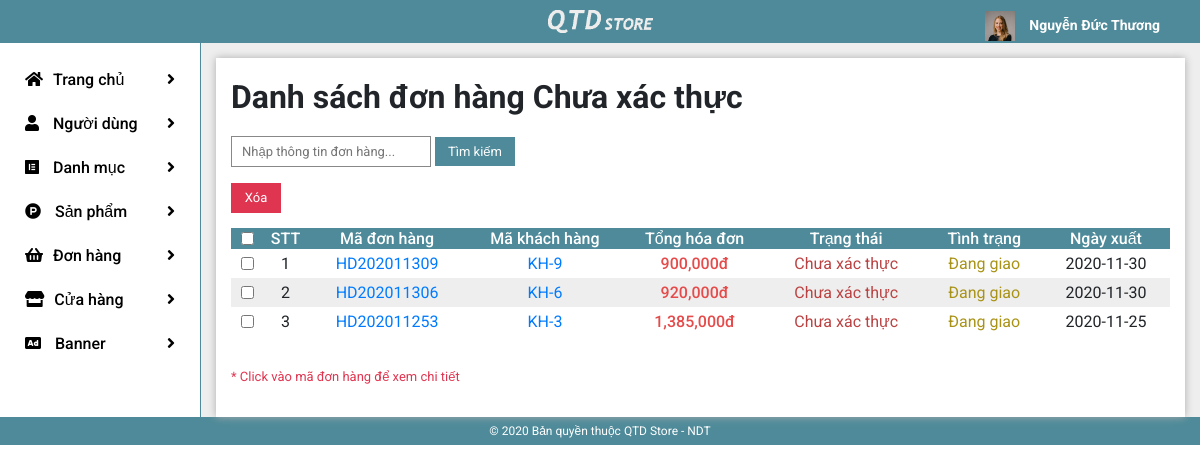
Screenshot of /admin/index.php?mod=bill&action=not_active (signed in) with the database file from the repository.
### tables this page shows
CREATE TABLE `tbl_users` (
  `user_id` int(11) NOT NULL,
  `username` varchar(32) NOT NULL,
  `password` varchar(50) NOT NULL,
  `first_name` varchar(30) NOT NULL,
  `last_name` varchar(7) NOT NULL,
  `date_of_birth` date DEFAULT NULL,
  `gender` enum('male','female','','') NOT NULL,
  `phone` varchar(11) NOT NULL,
  `email` varchar(50) NOT NULL,
  `position` enum('member','salesman','manager') NOT NULL DEFAULT 'member',
  `address` varchar(100) DEFAULT NULL,
  `img_id` int(11) DEFAULT 1,
  `active_token` varchar(40) DEFAULT NULL,
  `is_active` enum('0','1') NOT NULL DEFAULT '0',
  `reset_token` varchar(40) DEFAULT NULL,
  `reg_date` date NOT NULL DEFAULT current_timestamp(),
  `region_id` int(11) DEFAULT NULL
);

CREATE TABLE `tbl_customer_bill` (
  `customer_bill_id` int(11) NOT NULL,
  `customer_id` int(11) NOT NULL,
  `bill_id` int(11) NOT NULL
);

CREATE TABLE `tbl_bill` (
  `bill_id` int(11) NOT NULL,
  `bill_code` varchar(50) NOT NULL,
  `discount_id` int(11) DEFAULT NULL,
  `delivery_fee_id` int(11) DEFAULT NULL,
  `method_pay` enum('0','1') NOT NULL DEFAULT '0',
  `shipping_code` varchar(20) DEFAULT NULL,
  `bill_date` date NOT NULL DEFAULT current_timestamp(),
  `total` float NOT NULL DEFAULT 0,
  `num_order` int(5) NOT NULL DEFAULT 0,
  `bill_status` enum('0','1') NOT NULL DEFAULT '0',
  `bill_condition` enum('0','1') NOT NULL DEFAULT '0'
);

### admin/libraries/database.php (called while the page is built, shortened)
<?php
function db_query($query_string) {
    global $conn;
    $result = mysqli_query($conn, $query_string);
    return $result;
}
function db_fetch_row($query_string) {
    $mysqli_result = db_query($query_string);
    $result = mysqli_fetch_assoc($mysqli_result);
    return $result;
}
function db_fetch_array($query_string) {
    $result = array();
    $mysqli_result = db_query($query_string);
    while ($row = mysqli_fetch_assoc($mysqli_result)) {
        $result[] = $row;
    }
    return $result;
}

### admin/modules/bill/controllers/indexController.php (called while the page is built, shortened)
<?php
function not_activeAction()
{
    $list_bill = get_list_not_active_bill();
    $data['list_bill'] = $list_bill;
    load_view('not_active', $data);
}

### admin/core/router.php (called while the page is built, shortened)
<?php
$action_name = get_action().'Action';
call_function(array('construct', $action_name));

### admin/core/appload.php (called while the page is built, shortened)
<?php
require CONFIGPATH . DIRECTORY_SEPARATOR . 'database.php';
require LIBPATH . DIRECTORY_SEPARATOR . 'database.php';
require COREPATH . DIRECTORY_SEPARATOR . 'base.php';
require COREPATH . DIRECTORY_SEPARATOR . 'router.php';

### admin/index.php (called while the page is built, shortened)
<?php
require COREPATH.DIRECTORY_SEPARATOR.'appload.php';

### admin/helper/format.php (called while the page is built)
<?php
function currency_format($number, $suffix = 'đ'){
    return number_format($number).$suffix;
}

### admin/modules/bill/views/not_activeView.php (the view, shortened to what this page needs)
<?php
get_header()
?>
<head>
    <link rel="stylesheet" href="public/css/form-search.css">
    <link rel="stylesheet" href="public/css/table.css">
    <link rel="stylesheet" href="public/css/bill.css">
</head>
<div id="wp-content">
    <div class="container-fluid">
        <div class="row">
            <div class="col-lg-2 sidebar">
                <?php get_sidebar() ?>
            </div>
            <div class="col-lg-10 content">
                <div class="main-content">
                    <h1>Danh sách đơn hàng Chưa xác thực</h1>
                    <form action="" method="get">
                        <input type="text" name="search" placeholder="Nhập thông tin đơn hàng..." id="search-box">
                        <input type="submit" name="btn_search" id="search" value="Tìm kiếm">
                    </form>
                    <form action="" method="post">
                        <button type="submit" name="btn_del" id="del">Xóa</button>
                        <table>
                            <thead>
                                <tr>
                                    <td>
                                        <input type="checkbox" name="select_all" id="select-all">
                                    </td>
                                    <td>STT</td>
                                    <td>Mã đơn hàng</td>
                                    <td>Mã khách hàng</td>
                                    <td>Tổng hóa đơn</td>
                                    <td>Trạng thái</td>
                                    <td>Tình trạng</td>
                                    <td>Ngày xuất</td>
                                </tr>
                            </thead>
                            <tbody>
                                <?php
                                $temp = 0;
                                foreach ($list_bill as $bill) {
                                    $temp++;
                                ?>
                                    <tr>
                                        <td>
                                            <input type="checkbox" name="select[]" id="select-<?php echo $bill['bill_id'] ?>">
                                        </td>
                                        <td><?php echo $temp ?></td>
                                        <td><a href="?mod=bill&action=detail&id=<?php echo $bill['bill_id'] ?>"><?php echo $bill['bill_code'] ?></a></td>
                                        <td><a href="?mod=customer&action=detail&id=<?php echo $bill['customer_id'] ?>">KH-<?php echo $bill['customer_id'] ?></a></td>
                                        <td><span class="price"><?php echo currency_format($bill['total']) ?></span></td>
                                        <td><?php echo check_status($bill['bill_id']) ?></td>
                                        <td><?php echo check_condition($bill['bill_id']) ?></td>
                                        <td><?php echo $bill['bill_date'] ?></td>
                                    </tr>
                                <?php
                                }
                                ?>
                            </tbody>
                        </table>
                    </form>
                    <p>
                        <span class="alert">* Click vào mã đơn hàng để xem chi tiết</span>
                    </p>
                </div>
            </div>
        </div>
    </div>
</div>
<?php
get_footer()
?>

### admin/core/base.php (shortened to what this page needs)
<?php
function get_module() {
    global $config;
    $module = isset($_GET['mod']) ? $_GET['mod'] : $config['default_module'];
    return $module;
}
function call_function($list_function = array()) {
    if (is_array($list_function)) {
        foreach ($list_function as $f) {
            if (function_exists($f())) {
                $f();
            }
        }
    }
}
function load_view($name, $data_send = array()) {
    $data = $data_send;
    $path = MODULESPATH . DIRECTORY_SEPARATOR . get_module() . DIRECTORY_SEPARATOR . 'views' . DIRECTORY_SEPARATOR . $name . 'View.php';
    if (file_exists($path)) {
        require $path;
    } else {
        echo "Không tìm thấy {$path}";
    }
}
function get_header($name = '') {
    if (empty($name)) {
        $name = 'header';
    } else {
        $name = "header-{$name}";
    }
    $path = LAYOUTPATH . DIRECTORY_SEPARATOR . $name . '.php';
    if (file_exists($path)) {
        require $path;
    } else {
        echo "Không tìm thấy {$path}";
    }
}
function get_footer($name = '') {
    if (empty($name)) {
        $name = 'footer';
    } else {
        $name = "footer-{$name}";
    }
    $path = LAYOUTPATH . DIRECTORY_SEPARATOR . $name . '.php';
    if (file_exists($path)) {
        require $path;
    } else {
        echo "Không tìm thấy {$path}";
    }
}
function get_sidebar($name = '') {
    if (empty($name)) {
        $name = 'sidebar';
    } else {
        $name = "sidebar-{$name}";
    }
    $path = LAYOUTPATH . DIRECTORY_SEPARATOR . $name . '.php';
    if (file_exists($path)) {
        require $path;
    } else {
        echo "Không tìm thấy {$path}";
    }
}
?>

### admin/layout/header.php (shortened to what this page needs)
<html lang="en">
<head>
    <link rel="stylesheet" href="public/css/all.css">
    <link rel="stylesheet" href="public/css/reset.css">
    <link rel="stylesheet" href="public/css/bootstrap-grid.min.css">
    <link rel="stylesheet" href="public/css/main.css">
</head>
<body>
    <div id="wrapper">
        <div id="header">
            <div class="container-fluid">
                <div class="col-lg-5 col-md-4 col-sm-4 col-3">
                </div>
                <div class="col-lg-2 col-md-4 col-sm-4 col-6 logo">
                    <a href="?">
                        <img src="public/images/qtd_logo.png" class="img-fluid">
                    </a>
                </div>
                <div class="col-lg-5 col-md-4 col-sm-4 col-3">
                    <span class="right-header">
                        <span class="account-bar">
                            <img src="public/images/user-1.png" alt="">
                            <h3><?php
                                $user = db_fetch_row("SELECT * FROM `tbl_users` WHERE `username` = '{$_SESSION['user_login']}'");
                                echo $user['first_name'] . " " . $user['last_name'];
                                ?></h3>
                        </span>
                    </span>
                </div>
            </div>
        </div>
    </div>
</body>

### admin/layout/sidebar.php (shortened to what this page needs)
<ul class="clear action">
    <li>
        <a href="?"><span><i class="fas fa-home before"></i>Trang chủ <i class="fas fa-angle-right"></i></span></a>
    </li>
    <li>
        <span><i class="fas fa-user before"></i> Người dùng <i class="fas fa-angle-right"></i></span>
    </li>
    <li>
        <span><i class="fab fa-elementor before"></i> Danh mục <i class="fas fa-angle-right"></i></span>
    </li>
    <li>
        <span><i class="fab fa-product-hunt before"></i> Sản phẩm <i class="fas fa-angle-right"></i></span>
    </li>
    <li>
        <span><i class="fas fa-shopping-basket before"></i>Đơn hàng <i class="fas fa-angle-right"></i></span>
    </li>
    <li>
        <span><i class="fas fa-store before"></i>Cửa hàng <i class="fas fa-angle-right"></i></span>
    </li>
    <li>
        <span><i class="fas fa-ad before"></i> Banner <i class="fas fa-angle-right"></i></span>
    </li>
</ul>

### admin/modules/bill/models/indexModel.php (shortened to what this page needs)
<?php
function get_list_not_active_bill()
{
    $result = db_fetch_array("SELECT * FROM `tbl_bill` JOIN `tbl_customer_bill` ON `tbl_bill`.`bill_id` = `tbl_customer_bill`.`bill_id` WHERE `tbl_bill`.`bill_status` = '0' ORDER BY `bill_date` DESC");
    return $result;
}
function check_status($id)
{
    $result = db_fetch_row("SELECT * FROM `tbl_bill` WHERE `bill_id` = $id");
    if ($result['bill_status']  == 0) {
        return "<span class='not-active'>Chưa xác thực</span>";
    }
}
function check_condition($id)
{
    $result = db_fetch_row("SELECT * FROM `tbl_bill` WHERE `bill_id` = $id");
    if ($result['bill_condition']  == 0) {
        return "<span class='not-finish'>Đang giao</span>";
    }
}

### admin/layout/footer.php (shortened to what this page needs)
<div id="footer">
    <span>&copy; 2020 Bản quyền thuộc QTD Store - NDT</span>
</div>
</html>

### admin/public/css/all.css (style rules this page uses)
.fa, .fas, .far, .fal, .fad, .fab { -moz-osx-font-smoothing: grayscale; -webkit-font-smoothing: antialiased; display: inline-block; font-style: normal; font-variant: normal; text-rendering: auto; line-height: 1; }
.fa-ad:before { content: "\f641"; }
.fa-angle-right:before { content: "\f105"; }
.fa-elementor:before { content: "\f430"; }
.fa-home:before { content: "\f015"; }
.fa-product-hunt:before { content: "\f288"; }
.fa-shopping-basket:before { content: "\f291"; }
.fa-store:before { content: "\f54e"; }
.fa-user:before { content: "\f007"; }
.fab { font-family: 'Font Awesome 5 Brands'; font-weight: 400; }
.fa, .fas { font-family: 'Font Awesome 5 Free'; font-weight: 900; }

### admin/public/css/main.css (style rules this page uses)
body { font-family: 'Roboto', sans-serif; }
#header { background: rgb(78, 138, 153); }
#header .container-fluid { display: flex; }
.logo { padding: 10px 45px; }
.img-fluid { width: 100%; height: auto; }
.right-header { display: flex; justify-content: flex-end; }
.account-bar { cursor: pointer; margin-right: 10px; position: relative; }
.account-bar img { width: 30px; height: 30px; }
.account-bar h3 { cursor: pointer; text-align: right; display: inline-block; padding-top: 15px; color: #fff; margin-bottom: 0; margin-left: 10px; font-size: 14px; }
ul.clear { list-style: none; padding: 0; margin: 0; }
ul.action { padding: 15px 0; }
ul.action li span { cursor: pointer; position: relative; display: block; padding: 10px; text-decoration: none; color: #000; font-weight: 500; background: #fff; border-radius: 5px; }
ul.action li a { display: block; text-decoration: none; }
ul.action li span i.fa-angle-right { position: absolute; top: 13px; right: 10px; transition: all .2s; }
ul.action li span i.before { margin-right: 10px; }
.content { padding-top: 15px; border-left: 1px solid rgb(78, 138, 153); min-height: 550px; background: #eee; }
.main-content { background: #fff; padding: 15px; height: 100%; box-shadow: 0 0 8px rgb(172, 172, 172); overflow: hidden; }
.content h1 { margin-bottom: 15px; }
.not-active { color: #888; }
.alert { color: #e03550; font-size: 13px; }
#footer { background: rgb(78, 138, 153); color: #fff; padding: 5px 0; text-align: center; font-size: 12px; }

### admin/public/css/form-search.css (style rules this page uses)
form { width: 100%; overflow: hidden; }
#search-box { padding: 5px 10px; width: 200px; font-size: 13px; border: 1px solid #888; }
#search { padding: 5px 0; color: #fff; text-align: center; width: 80px; font-size: 13px; border: none; background: rgb(78, 138, 153); }
#del { padding: 5px 0; color: #fff; text-align: center; width: 50px; font-size: 13px; border: none; background: #e03550; }

### admin/public/css/table.css (style rules this page uses)
table { margin: 15px 0; width: 100%; border-collapse: collapse; }
table thead tr td { font-weight: 500; text-align: center; background: rgb(78, 138, 153); color: #fff; }
table tbody tr td { text-align: center; padding: 5px; }
.price { color: red; }
table tbody tr:nth-child(even) td { background: #eee; }
@media screen and (max-width: 1200px) { .content { min-height: 0; } }

### admin/public/css/bill.css (style rules this page uses)
.not-active { color: rgb(187, 66, 66); }
.not-finish { color: rgb(169, 147, 22); }
.price { color: rgb(230, 75, 75); font-weight: 500; }

### rows the page displays
tbl_users: first_name "Nguyễn Đức", last_name "Thương"
tbl_customer_bill: bill.bill_code "HD202011309", customer "9", bill.total "900,000đ", bill.bill_date "2020-11-30"
tbl_customer_bill: bill.bill_code "HD202011306", customer "6", bill.total "920,000đ", bill.bill_date "2020-11-30"
tbl_customer_bill: bill.bill_code "HD202011253", customer "3", bill.total "1,385,000đ", bill.bill_date "2020-11-25"
